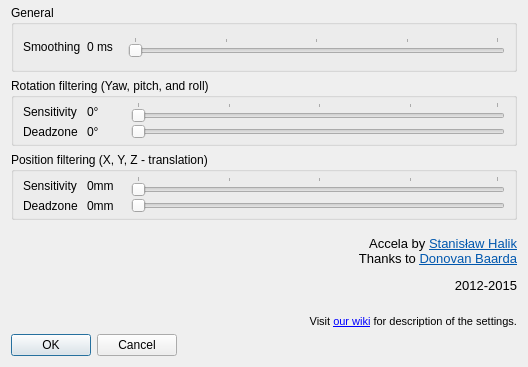
<?xml version="1.0" encoding="UTF-8"?>
<ui version="4.0">
 <class>AccelaUICFilterControls</class>
 <widget class="QWidget" name="AccelaUICFilterControls">
  <property name="windowModality">
   <enum>Qt::NonModal</enum>
  </property>
  <property name="geometry">
   <rect>
    <x>0</x>
    <y>0</y>
    <width>528</width>
    <height>367</height>
   </rect>
  </property>
  <property name="windowTitle">
   <string>Accela filter settings</string>
  </property>
  <property name="windowIcon">
   <iconset resource="../gui/ui-res.qrc">
    <normaloff>:/images/filter-16.png</normaloff>:/images/filter-16.png</iconset>
  </property>
  <layout class="QGridLayout" name="gridLayout_3">
   <property name="topMargin">
    <number>5</number>
   </property>
   <item row="0" column="0">
    <widget class="QGroupBox" name="groupBox66">
     <property name="title">
      <string>General</string>
     </property>
     <layout class="QHBoxLayout" name="horizontalLayout">
      <property name="topMargin">
       <number>0</number>
      </property>
      <property name="bottomMargin">
       <number>0</number>
      </property>
      <item>
       <widget class="QLabel" name="label_2">
        <property name="text">
         <string>Smoothing</string>
        </property>
       </widget>
      </item>
      <item>
       <widget class="QLabel" name="ewma_label">
        <property name="minimumSize">
         <size>
          <width>35</width>
          <height>0</height>
         </size>
        </property>
        <property name="text">
         <string>0 ms</string>
        </property>
       </widget>
      </item>
      <item>
       <widget class="QSlider" name="ewma_slider">
        <property name="maximum">
         <number>100</number>
        </property>
        <property name="singleStep">
         <number>10</number>
        </property>
        <property name="pageStep">
         <number>25</number>
        </property>
        <property name="orientation">
         <enum>Qt::Horizontal</enum>
        </property>
        <property name="tickPosition">
         <enum>QSlider::TicksAbove</enum>
        </property>
        <property name="tickInterval">
         <number>25</number>
        </property>
       </widget>
      </item>
     </layout>
    </widget>
   </item>
   <item row="1" column="0">
    <widget class="QGroupBox" name="groupBox44">
     <property name="title">
      <string>Rotation filtering (Yaw, pitch, and roll)</string>
     </property>
     <layout class="QGridLayout" name="gridLayout">
      <property name="topMargin">
       <number>4</number>
      </property>
      <property name="bottomMargin">
       <number>4</number>
      </property>
      <property name="horizontalSpacing">
       <number>9</number>
      </property>
      <property name="verticalSpacing">
       <number>2</number>
      </property>
      <item row="0" column="0">
       <widget class="QLabel" name="lblSensYaw_6">
        <property name="sizePolicy">
         <sizepolicy hsizetype="Preferred" vsizetype="Preferred">
          <horstretch>0</horstretch>
          <verstretch>0</verstretch>
         </sizepolicy>
        </property>
        <property name="text">
         <string>Sensitivity</string>
        </property>
       </widget>
      </item>
      <item row="0" column="1">
       <widget class="QLabel" name="rot_gain">
        <property name="minimumSize">
         <size>
          <width>35</width>
          <height>0</height>
         </size>
        </property>
        <property name="text">
         <string>0°</string>
        </property>
       </widget>
      </item>
      <item row="0" column="2">
       <widget class="QSlider" name="rotation_slider">
        <property name="maximum">
         <number>99</number>
        </property>
        <property name="pageStep">
         <number>5</number>
        </property>
        <property name="orientation">
         <enum>Qt::Horizontal</enum>
        </property>
        <property name="tickPosition">
         <enum>QSlider::TicksAbove</enum>
        </property>
        <property name="tickInterval">
         <number>25</number>
        </property>
       </widget>
      </item>
      <item row="1" column="0">
       <widget class="QLabel" name="label_4">
        <property name="text">
         <string>Deadzone</string>
        </property>
       </widget>
      </item>
      <item row="1" column="1">
       <widget class="QLabel" name="rot_dz">
        <property name="minimumSize">
         <size>
          <width>35</width>
          <height>0</height>
         </size>
        </property>
        <property name="text">
         <string>0°</string>
        </property>
       </widget>
      </item>
      <item row="1" column="2">
       <widget class="QSlider" name="rot_dz_slider">
        <property name="maximum">
         <number>100</number>
        </property>
        <property name="orientation">
         <enum>Qt::Horizontal</enum>
        </property>
       </widget>
      </item>
     </layout>
    </widget>
   </item>
   <item row="2" column="0">
    <widget class="QGroupBox" name="groupBox_2">
     <property name="title">
      <string>Position filtering (X, Y, Z - translation)</string>
     </property>
     <layout class="QGridLayout" name="gridLayout_2">
      <property name="topMargin">
       <number>4</number>
      </property>
      <property name="bottomMargin">
       <number>4</number>
      </property>
      <property name="horizontalSpacing">
       <number>9</number>
      </property>
      <property name="verticalSpacing">
       <number>2</number>
      </property>
      <item row="0" column="0">
       <widget class="QLabel" name="label">
        <property name="sizePolicy">
         <sizepolicy hsizetype="Preferred" vsizetype="Preferred">
          <horstretch>0</horstretch>
          <verstretch>0</verstretch>
         </sizepolicy>
        </property>
        <property name="text">
         <string>Sensitivity</string>
        </property>
       </widget>
      </item>
      <item row="0" column="1">
       <widget class="QLabel" name="trans_gain">
        <property name="minimumSize">
         <size>
          <width>35</width>
          <height>0</height>
         </size>
        </property>
        <property name="text">
         <string>0mm</string>
        </property>
       </widget>
      </item>
      <item row="0" column="2">
       <widget class="QSlider" name="translation_slider">
        <property name="maximum">
         <number>99</number>
        </property>
        <property name="pageStep">
         <number>5</number>
        </property>
        <property name="orientation">
         <enum>Qt::Horizontal</enum>
        </property>
        <property name="tickPosition">
         <enum>QSlider::TicksAbove</enum>
        </property>
        <property name="tickInterval">
         <number>25</number>
        </property>
       </widget>
      </item>
      <item row="1" column="0">
       <widget class="QLabel" name="label_6">
        <property name="text">
         <string>Deadzone</string>
        </property>
       </widget>
      </item>
      <item row="1" column="1">
       <widget class="QLabel" name="trans_dz">
        <property name="minimumSize">
         <size>
          <width>35</width>
          <height>0</height>
         </size>
        </property>
        <property name="text">
         <string>0mm</string>
        </property>
       </widget>
      </item>
      <item row="1" column="2">
       <widget class="QSlider" name="trans_dz_slider">
        <property name="maximum">
         <number>100</number>
        </property>
        <property name="orientation">
         <enum>Qt::Horizontal</enum>
        </property>
       </widget>
      </item>
     </layout>
     <zorder>trans_dz_slider</zorder>
     <zorder>translation_slider</zorder>
     <zorder>trans_dz</zorder>
     <zorder>label_6</zorder>
     <zorder>trans_gain</zorder>
     <zorder>label</zorder>
    </widget>
   </item>
   <item row="3" column="0">
    <widget class="QLabel" name="label_9">
     <property name="sizePolicy">
      <sizepolicy hsizetype="Minimum" vsizetype="Maximum">
       <horstretch>0</horstretch>
       <verstretch>0</verstretch>
      </sizepolicy>
     </property>
     <property name="font">
      <font>
       <pointsize>7</pointsize>
      </font>
     </property>
     <property name="frameShape">
      <enum>QFrame::NoFrame</enum>
     </property>
     <property name="text">
      <string>&lt;html&gt;&lt;head/&gt;&lt;body&gt;&lt;p align=&quot;right&quot;&gt;&lt;br/&gt;&lt;span style=&quot; font-size:10pt;&quot;&gt;Accela by &lt;/span&gt;&lt;a href=&quot;https://github.com/sthalik&quot;&gt;&lt;span style=&quot; font-size:10pt; text-decoration: underline; color:#0057ae;&quot;&gt;Stanisław Halik&lt;/span&gt;&lt;/a&gt;&lt;span style=&quot; font-size:10pt;&quot;&gt;&lt;br/&gt;Thanks to &lt;/span&gt;&lt;a href=&quot;https://github.com/dbaarda&quot;&gt;&lt;span style=&quot; font-size:10pt; text-decoration: underline; color:#0057ae;&quot;&gt;Donovan Baarda&lt;/span&gt;&lt;/a&gt;&lt;/p&gt;&lt;p align=&quot;right&quot;&gt;&lt;span style=&quot; font-size:10pt;&quot;&gt;2012-2015&lt;/span&gt;&lt;/p&gt;&lt;p align=&quot;right&quot;&gt;&lt;br/&gt;&lt;span style=&quot; font-size:8pt;&quot;&gt;Visit &lt;/span&gt;&lt;a href=&quot;https://github.com/opentrack/opentrack/wiki/Accela-in-opentrack-2.3&quot;&gt;&lt;span style=&quot; font-size:8pt; text-decoration: underline; color:#0000ff;&quot;&gt;our wiki&lt;/span&gt;&lt;/a&gt;&lt;span style=&quot; font-size:8pt;&quot;&gt; for description of the settings.&lt;/span&gt;&lt;/p&gt;&lt;/body&gt;&lt;/html&gt;</string>
     </property>
     <property name="textFormat">
      <enum>Qt::RichText</enum>
     </property>
     <property name="scaledContents">
      <bool>false</bool>
     </property>
     <property name="alignment">
      <set>Qt::AlignRight|Qt::AlignTrailing|Qt::AlignVCenter</set>
     </property>
     <property name="wordWrap">
      <bool>true</bool>
     </property>
     <property name="margin">
      <number>0</number>
     </property>
     <property name="indent">
      <number>0</number>
     </property>
     <property name="openExternalLinks">
      <bool>true</bool>
     </property>
     <property name="textInteractionFlags">
      <set>Qt::LinksAccessibleByKeyboard|Qt::LinksAccessibleByMouse|Qt::TextBrowserInteraction|Qt::TextSelectableByKeyboard|Qt::TextSelectableByMouse</set>
     </property>
    </widget>
   </item>
   <item row="4" column="0">
    <widget class="QDialogButtonBox" name="buttonBox">
     <property name="sizePolicy">
      <sizepolicy hsizetype="Maximum" vsizetype="Maximum">
       <horstretch>0</horstretch>
       <verstretch>0</verstretch>
      </sizepolicy>
     </property>
     <property name="standardButtons">
      <set>QDialogButtonBox::Cancel|QDialogButtonBox::Ok</set>
     </property>
    </widget>
   </item>
  </layout>
 </widget>
 <tabstops>
  <tabstop>buttonBox</tabstop>
 </tabstops>
 <resources>
  <include location="../gui/ui-res.qrc"/>
 </resources>
 <connections/>
 <slots>
  <slot>startEngineClicked()</slot>
  <slot>stopEngineClicked()</slot>
  <slot>cameraSettingsClicked()</slot>
 </slots>
</ui>
